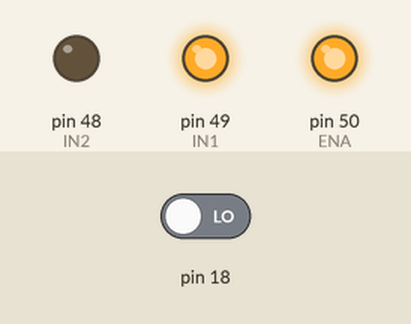
A sketch run on a simulated Arduino Mega 2560, built with avr-gcc and run on an emulated ATmega2560. Shown: output pins drawn as LEDs (lit = HIGH). The test bench sets the inputs (shaded band); at power-on: pin 18 LOW. Pins used as bus, display or sensor lines are not drawn; what the sketch prints to the serial monitor is not drawn.

Above: at 0.1 s.
Timing chart, 0 to 1.6 s (numbered marks = the images above):
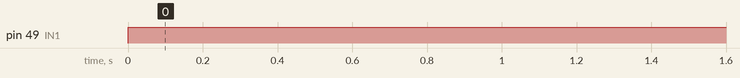

The sketch:

chay_2_dongco.ino
```cpp
#define ENA 50

#define VCC 30
#define GND 31

#define IN1 49 // PL0
#define IN2 48 // PL1


#define E1 18
#define E2 22

int vitri_en1,vitri_en1t;

void tam1(){
  if (digitalRead(E2)==1) {vitri_en1++;}
  else {vitri_en1--;}
}

void setup() {
  // put your setup code here, to run once:
  DDRL =  0x00;
  pinMode(IN1,OUTPUT);
  pinMode(IN2,OUTPUT);
  pinMode(ENA,OUTPUT);

  pinMode(VCC,OUTPUT);
  pinMode(GND,OUTPUT);

  digitalWrite(ENA,HIGH);

  digitalWrite(VCC,HIGH);
  digitalWrite(GND,LOW);

  attachInterrupt(5,tam1,RISING); // PIN 20 - ENCODER m1
  Serial.begin(115200);
}

void loop() {
  // put your main code here, to run repeatedly:
  PORTL=0x05;
  if(vitri_en1!=vitri_en1t)
    {Serial.println(vitri_en1);vitri_en1t=vitri_en1;}
  Serial.println(digitalRead(0));Serial.println(digitalRead(1));
}
```

Measured:
- by itself, pin 49 (IN1): LOW → HIGH at 0.00 s
